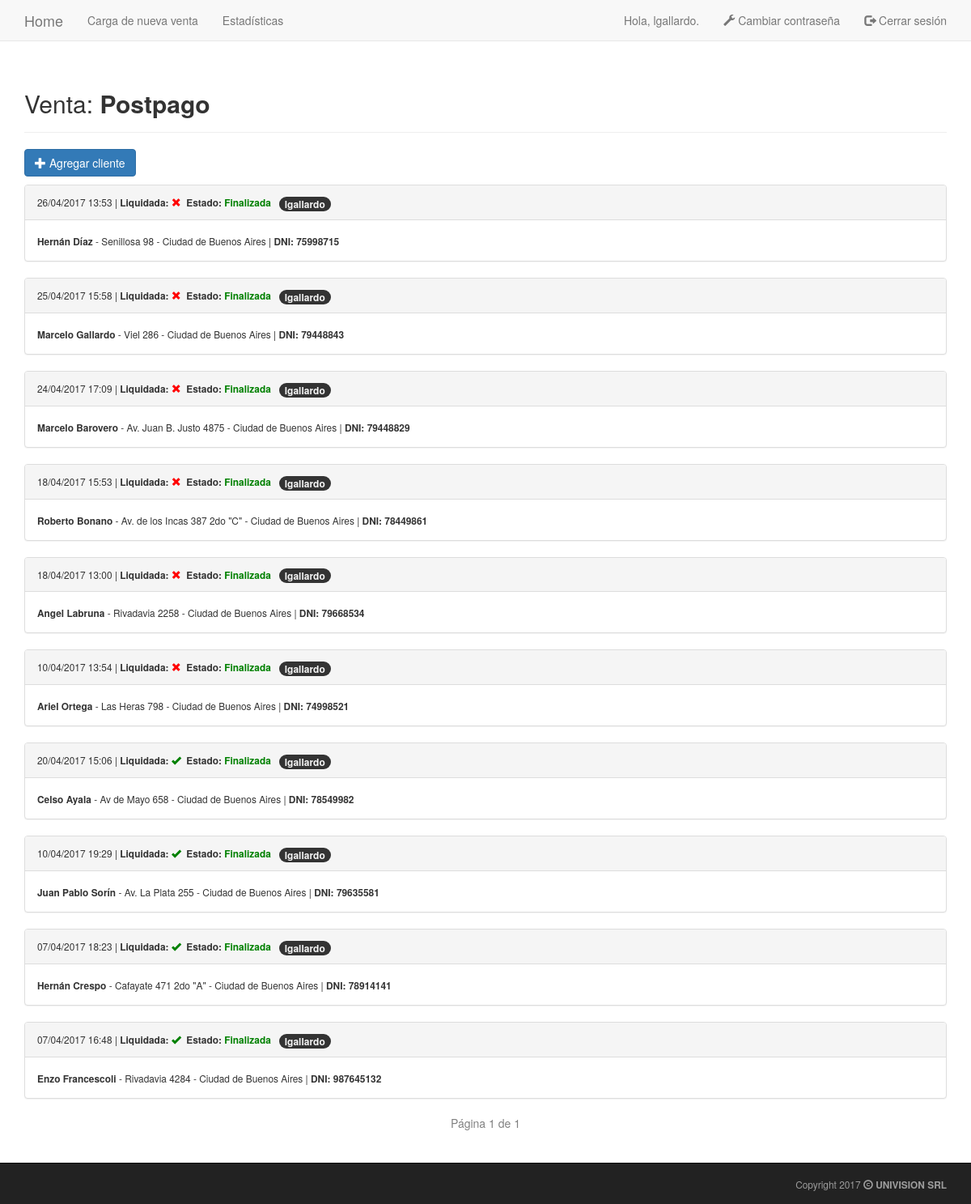
The page /ventas/2/ (signed in) on the database as committed earlier.
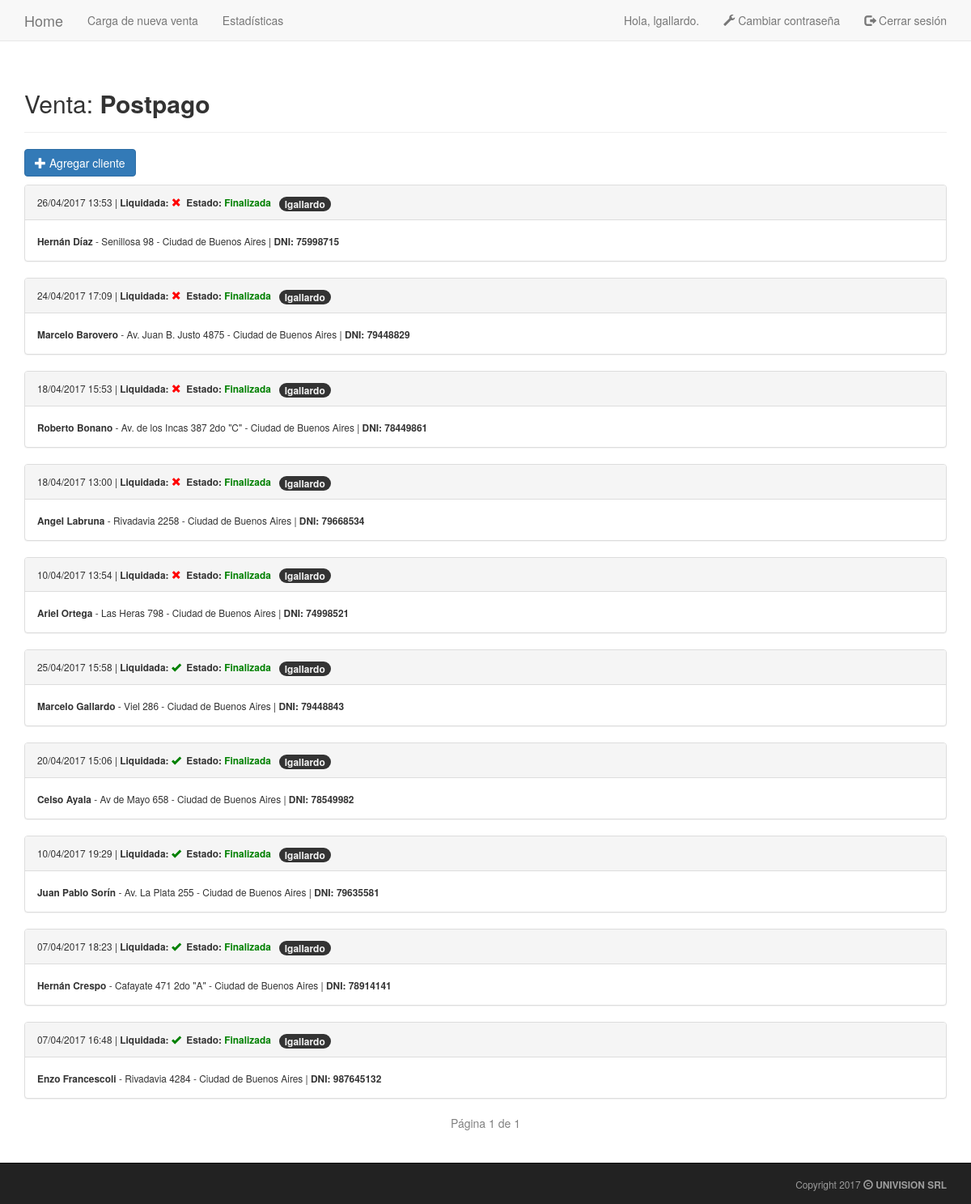
The same page on the database as committed later.
### seguimientos/models.py (models this page shows, shortened)
class VentaNueva(models.Model):
    venta = models.ForeignKey(Venta)
    date_added = models.DateTimeField(auto_now_add=True)
    client = models.IntegerField(unique=True)
    name = models.CharField(max_length=40)
    surname = models.CharField(max_length=50)
    address = models.CharField(max_length=100)
    location = models.CharField(max_length=100)
    PREPAGO = 2
    PLATA = 3
    ORO = 4
    OROHD = 5
    HDPLUS = 10
    PLATINO = 10
    NEXUS = 10
    SERVICE_CHOICES = (
        (PREPAGO, 'Prepago'),
        (PLATA, 'Plata'),
        (ORO, 'Oro'),
        (OROHD, 'Oro HD'),
        (HDPLUS, 'Oro HD Plus'),
        (PLATINO, 'Platino'),
        (NEXUS, 'Nexus'),
    )
    service = models.IntegerField(choices=SERVICE_CHOICES, default=OROHD)
    payment = models.IntegerField(choices=((0, 'TC'), (1, 'Efectivo')), default=0)
    cash_amount = models.IntegerField(default=0)
    mix_amount = models.IntegerField(choices=((0, '0'), (1, '1'), (2, '2'), (3, '3'), (4, '4')), default=0)
    only_amount = models.IntegerField(choices=((0, '0'), (1, '1'), (2, '2'), (3, '3'), (4, '4')), default=0)
    hd_amount = models.IntegerField(choices=((0, '0'), (1, '1')), default=0)
    owner = models.ForeignKey(User)
    paid = models.NullBooleanField()
    payoff = models.BooleanField(default=False)
    sds = models.IntegerField(default=0)
    payoff_date = models.DateTimeField(auto_now=True)
    FI = 'Finalizada'
    VC = 'Venta Caída'
    RE = 'Rechazada'
    PR = 'Prospect'
    PE = 'Pendiente'
    STATUS_CHOICES = (
        (FI, 'Finalizada'),
        (VC, 'Venta Caída'),
        (RE, 'Rechazada'),
        (PR, 'Prospect'),
        (PE, 'Pendiente'),
    )
    status = models.CharField(choices=STATUS_CHOICES, max_length=12, default=FI)
    class Meta:
        verbose_name_plural = 'ventas nuevas'

### seguimientos/views.py (the view)
# urls.py: url(r'^ventas/(?P<venta_id>\d+)/$', views.venta, name='venta'),
@login_required
def venta(request, venta_id):
    venta = get_object_or_404(Venta, id=venta_id)
    try:
        if request.user.groups.filter( name='Liquidaciones' ).exists():
            paginator = Paginator( venta.ventanueva_set.order_by( 'payoff' , '-date_added' ) , 25 )
            page = request.GET.get( 'page' )
            ventas_nuevas = paginator.page( page )
        else:
            paginator = Paginator( venta.ventanueva_set.order_by( 'payoff' , '-date_added' ).filter( owner=request.user ) , 25 )
            page = request.GET.get( 'page' )
            ventas_nuevas = paginator.page( page )
    except PageNotAnInteger:
        ventas_nuevas = paginator.page( 1 )
    except EmptyPage:
        ventas_nuevas = paginator.page( paginator.num_pages )
    context = {'venta': venta , 'ventas_nuevas': ventas_nuevas}
    return render(request, 'seguimientos/venta.html', context)

### seguimientos/models.py (called while the page is built)
    def __str__(self):
        return self.text

### seguimientos/templatetags/new_filters.py (called while the page is built)
@register.filter( name='has_group' )
def has_group(user , group_name):
    return user.groups.filter( name=group_name ).exists()

### seguimientos/templates/seguimientos/venta.html (shortened to what this page needs)
{% extends 'seguimientos/base.html' %}
{% load new_filters %}
{% block header %}
	<h2>Venta: <b>{{ venta }}</b></h2>
{% endblock header %}
{% block content %}
	{% if request.user|has_group:"Liquidaciones" %}
	{% else %}
		<p>
			<a href="{% url 'seguimientos:venta_nueva' venta.id %}" class="btn btn-primary">
				<span class="glyphicon glyphicon-plus"></span> Agregar cliente</a>
		</p>
	{% endif %}
	{% for venta_nueva in ventas_nuevas %}
		<div class="panel panel-default">
			<div class="panel-heading">
				<small>
					{{ venta_nueva.date_added|date:'d/m/Y H:i' }}  |
					<b>
					Liquidada: {% if venta_nueva.payoff == False %}
						<span style="color:red" class="glyphicon glyphicon-remove"></span>
					{% else %}
						<span style="color:green" class="glyphicon glyphicon-ok"></span>
					{% endif %}
					&nbsp;Estado: {% if venta_nueva.status == 'Rechazada' or venta_nueva.status == 'Venta Caída' or venta_nueva.status == 'Prospect' %}
						<span style="color:red">{{ venta_nueva.status }}</span>
					{% else %}
						<span style="color:green">{{ venta_nueva.status }}</span>
					{% endif %}
					</b>&nbsp;
					<span class="badge">{{ venta_nueva.owner }}</span>
				</small>
			</div>
			<div class="panel-body">
				<small>
				<b>{{ venta_nueva.name }} {{ venta_nueva.surname }}</b> -
				{{ venta_nueva.address }} - {{ venta_nueva.location }} |
				<strong>DNI: {{ venta_nueva.client }}</strong>
				</small>
			</div>
        </div>
	{% empty %}
		No hay ventas cargadas para este usuario.
	{% endfor %}
        <ul class="pager">
            <span class="current" style="color:grey">
                Página {{ ventas_nuevas.number }} de {{ ventas_nuevas.paginator.num_pages }}
            </span>
        </ul>
{% endblock content %}

Rows that differ between the two databases and show on the page:
changed VentaNueva "Gallardo": payoff False → True (drawn); moves down the list
